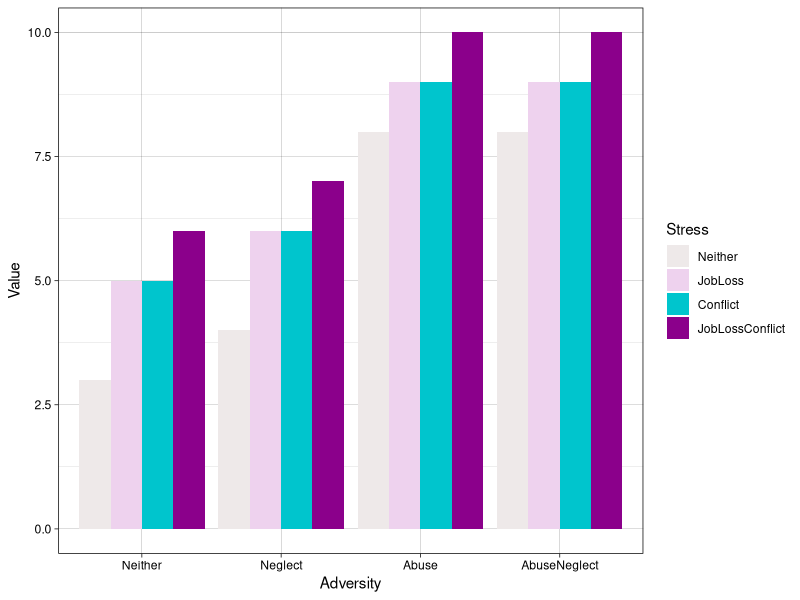

R code for this plot:
### This script produces a bar plot that demonstrates what we expect to find
###
### Ellyn Butler
### May 7, 2020

library(ggplot2)

H_df <- data.frame(Adversity=c(rep("Abuse", 4), rep("Neglect", 4),
  rep("AbuseNeglect", 4), rep("Neither", 4)),
  Stress=rep(c("JobLoss", "Conflict", "JobLossConflict", "Neither"), 4),
  Value=c(9, 9, 10, 8, 6, 6, 7, 4, 9, 9, 10, 8, 5, 5, 6, 3))

H_df$Stress <- ordered(H_df$Stress, c("Neither", "JobLoss", "Conflict",
  "JobLossConflict"))
H_df$Adversity <- ordered(H_df$Adversity, c("Neither", "Neglect", "Abuse",
  "AbuseNeglect"))

p <- ggplot(H_df, aes(x=Adversity, y=Value, fill=Stress)) +
  theme_linedraw() + geom_bar(position="dodge", stat="identity") +
  scale_fill_manual(values=c("snow2", "thistle2", "turquoise3", "darkmagenta"))

pdf(file="~/Documents/traumaCOVID/plots/hypothesis.pdf", width=5, height=4)
p
dev.off()
